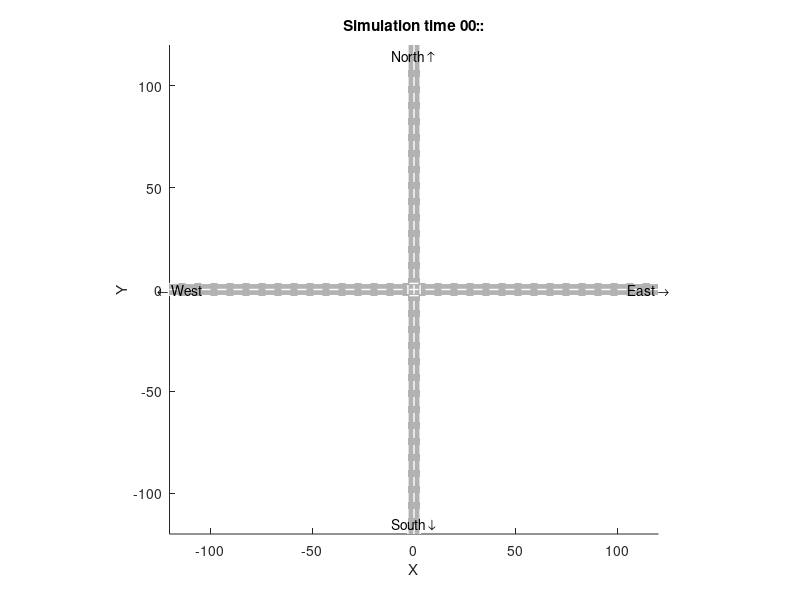

Here is the MATLAB script that generated this plot: (Note: this script raises an error after producing the figure.)
%% 4-Way Intersection Plot (Teleport Style - No Animation)
% Cars are drawn at their actual X,Y positions.

global CarN CarS CarE CarW TrafficLight
global dt KK

hold off;
clf; hold on;
axis equal;
axis([-120 120 -120 120]);
xlabel('X'); ylabel('Y');
title(sprintf('Simulation time 00:%d:%02d', floor(dt*(KK-1)/60), mod(floor(dt*(KK-1)), 60)));

% === Draw Roads ===
lane_w = 3;
road_w = 2 * lane_w;

fill([-road_w/2, -road_w/2, road_w/2, road_w/2], [-120, 120, 120, -120], [0.7 0.7 0.7], 'EdgeColor', 'none');
fill([-120, 120, 120, -120], [-road_w/2, -road_w/2, road_w/2, road_w/2], [0.7 0.7 0.7], 'EdgeColor', 'none');

for offset = [-lane_w, 0, lane_w]
    plot([-120 120], [offset offset], 'w--', 'LineWidth', 1);
    plot([offset offset], [-120 120], 'w--', 'LineWidth', 1);
end

text(0, 115, 'North ↑', 'HorizontalAlignment','center', 'FontSize', 10);
text(0, -115, 'South ↓', 'HorizontalAlignment','center', 'FontSize', 10);
text(-115, 0, '← West', 'HorizontalAlignment','center', 'FontSize', 10);
text(115, 0, 'East →', 'HorizontalAlignment','center', 'FontSize', 10);

% === Draw Traffic Lights ===
r = 1.8; offset_light = 7; lw = 3;
colorMap = struct('green', [0 1 0], 'yellow', [1 1 0], 'red', [1 0 0]);

NS_color = colorMap.(TrafficLight.NS);
rectangle('Position', [-offset_light-r, -offset_light-r, 2*r, 2*r], 'Curvature', [1 1], 'FaceColor', NS_color, 'EdgeColor', 'k', 'LineWidth', lw);
rectangle('Position', [offset_light-r, offset_light-r, 2*r, 2*r], 'Curvature', [1 1], 'FaceColor', NS_color, 'EdgeColor', 'k', 'LineWidth', lw);

EW_color = colorMap.(TrafficLight.EW);
rectangle('Position', [-offset_light-r, offset_light-r, 2*r, 2*r], 'Curvature', [1 1], 'FaceColor', EW_color, 'EdgeColor', 'k', 'LineWidth', lw);
rectangle('Position', [offset_light-r, -offset_light-r, 2*r, 2*r], 'Curvature', [1 1], 'FaceColor', EW_color, 'EdgeColor', 'k', 'LineWidth', lw);

% === Draw RSU ===
global RSUObjs
if exist('RSUObjs','var') && ~isempty(RSUObjs)
    for k = 1:numel(RSUObjs)
        rsu = RSUObjs(k);
        rsu_size = 4;
        rectangle('Position', [rsu.X-rsu_size/2, rsu.Y-rsu_size/2, rsu_size, rsu_size], ...
            'Curvature', 0.2, 'FaceColor', [0.2 0.2 0.2], 'EdgeColor', 'k', 'LineWidth', 1.5);
        mast_top_y = rsu.Y + rsu_size/2 + 3;
        plot([rsu.X rsu.X], [rsu.Y+rsu_size/2 mast_top_y], 'k', 'LineWidth', 1.5);
        theta = linspace(pi/3, 2*pi/3, 60);
        for rad = [3.5, 5, 6.5]
            xarc = rsu.X + rad * cos(theta);
            yarc = mast_top_y + (rad - 3) * sin(theta);
            plot(xarc, yarc, 'k', 'LineWidth', 1);
        end
        text(rsu.X, rsu.Y - rsu_size/2 - 2, sprintf('RSU %d', rsu.ID), ...
            'HorizontalAlignment', 'center', 'FontSize', 8, 'FontWeight', 'bold');
    end
end

% === Draw Cars at ACTUAL positions ===
dirColorMap = struct('N', [1 0 0], 'S', [0 1 0], 'E', [0 0 1], 'W', [1 1 0]);
turnLColor = [0.5 0.5 0.5];
turnRColor = [0.5 0 0.5];

allDirs = {'N', 'S', 'E', 'W'};
allCars = {CarN, CarS, CarE, CarW};
carW = 2; carL = 2;
anyHuman_ = false;

for d = 1:4
    cars = allCars{d};
    dirKey = allDirs{d};
    defaultColor = dirColorMap.(dirKey);

    for j = 1:length(cars)
        car = cars(j);

        % Determine color
        if car.TurnLeft == 1
            clr = turnLColor;
        elseif car.TurnRight == 1
            clr = turnRColor;
        else
            clr = defaultColor;
        end

        % Mixed traffic (ABL_PEN < 1): human-driven cars (no V2X, invisible
        % to the RSU) get a thick black outline; CAVs keep the thin one.
        if isprop(car, 'IsCAV') && ~car.IsCAV
            edgeW = 2.5; anyHuman_ = true;
        else
            edgeW = 0.5;
        end

        % Draw at actual position based on direction
        if car.Dir == 'E' || car.Dir == 'W'
            rectangle('Position', [car.X - carL/2, car.Y - carW/2, carL, carW], ...
                'FaceColor', clr, 'EdgeColor', 'k', 'LineWidth', edgeW);
        else
            rectangle('Position', [car.X - carW/2, car.Y - carL/2, carW, carL], ...
                'FaceColor', clr, 'EdgeColor', 'k', 'LineWidth', edgeW);
        end
    end
end

% === Legend ===
hold on
hN = plot(nan, nan, 's', 'MarkerFaceColor', dirColorMap.N, 'MarkerEdgeColor', 'k', 'MarkerSize', 10, 'DisplayName', 'North');
hS = plot(nan, nan, 's', 'MarkerFaceColor', dirColorMap.S, 'MarkerEdgeColor', 'k', 'MarkerSize', 10, 'DisplayName', 'South');
hE = plot(nan, nan, 's', 'MarkerFaceColor', dirColorMap.E, 'MarkerEdgeColor', 'k', 'MarkerSize', 10, 'DisplayName', 'East');
hW = plot(nan, nan, 's', 'MarkerFaceColor', dirColorMap.W, 'MarkerEdgeColor', 'k', 'MarkerSize', 10, 'DisplayName', 'West');
hL = plot(nan, nan, 's', 'MarkerFaceColor', turnLColor, 'MarkerEdgeColor', 'k', 'MarkerSize', 10, 'DisplayName', 'Left turn');
hR = plot(nan, nan, 's', 'MarkerFaceColor', turnRColor, 'MarkerEdgeColor', 'k', 'MarkerSize', 10, 'DisplayName', 'Right turn');

hList_ = [hN, hS, hE, hW, hL, hR];
if anyHuman_
    hH = plot(nan, nan, 's', 'MarkerFaceColor', 'w', 'MarkerEdgeColor', 'k', 'LineWidth', 2.5, ...
              'MarkerSize', 10, 'DisplayName', 'Human (no V2X)');
    hList_(end+1) = hH;
end
leg = legend(hList_, 'Location', 'northeastoutside');
set(leg, 'AutoUpdate', 'off');

grid on;
M(fm) = getframe(hFig);
fm = fm + 1;
